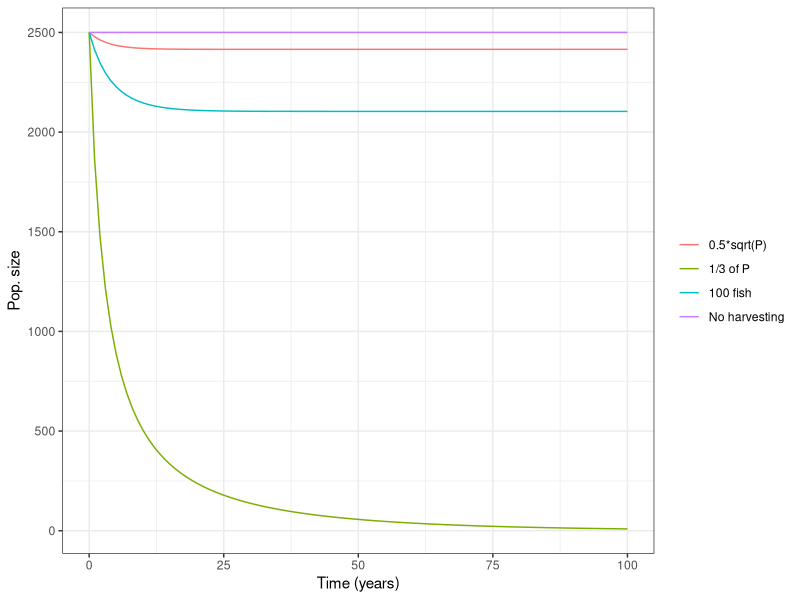
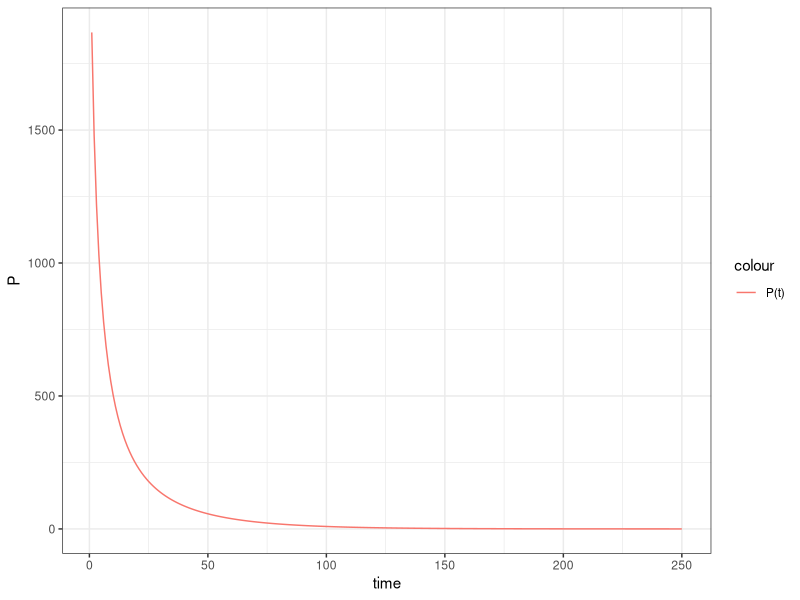
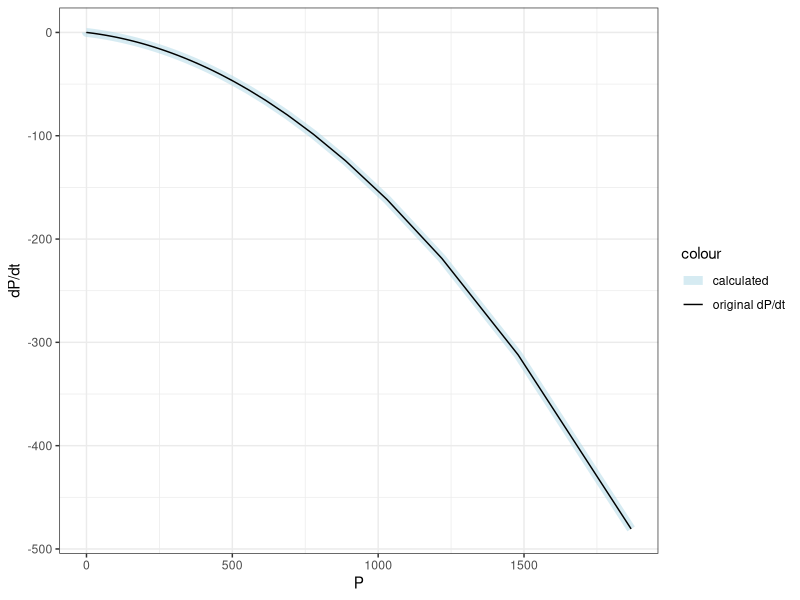

These charts were generated, in order, by the following R code:
## ---- chunk 1
knitr::opts_chunk$set(echo = TRUE)
library(tidyverse)
## ---- chunk 2

library(deSolve) # best package for solving ODEs in R

#First we define our state variables
state_fish <- c(Po = 2500, #original - no harvest
                Pc = 2500, #constant harvest (100 fish/year)
                P3 = 2500, #1/3 of the fish are harvested every year
                Ps = 2500) #fish are harvested prop. to the square root of P

#How many time steps (years) do we want the model to run for?
times_fish <- seq(0, 100, 1)

#Provide values for our parameters. This makes it easy to identify 
#how the population might change if we changed the carrying capacity 
#or had a different harvesting intensity in scenario C.
params_fish <- c(K=2500, #carrying capacity
                 a=0.5) #constant that scales the harvest intensity in scenario C
## ---- chunk 3
#Define the model structure and the differential equations
fish_model <- function(t, state, parameters) { 
  
  with(as.list(c(state, parameters)), { 
    dPo_dt <- 0.3*Po*(1-(Po/K)) #original - no harvest
    dPc_dt <- 0.3*Pc*(1-(Pc/K))-100 #constant harvest (100 fish/year)
    dP3_dt <- 0.3*P3*(1-(P3/K))-P3/3 #1/3 of the fish are harvested every year
    dPs_dt <- 0.3*Ps*(1-(Ps/K))-a*sqrt(Ps) #fish are harvested prop. to the square root of P
  
  #output
    return(list(c(dPo_dt, dPc_dt, dP3_dt, dPs_dt)))
  })
}

#Run the model
ode_output_fish <- ode(y = state_fish, t = times_fish, func = fish_model, parms = params_fish)

#Convert model output to a better format for visualization
fish_output <- ode_output_fish %>% 
  as.data.frame() %>% 
  pivot_longer(cols=2:5, names_to = "eqn", values_to = "P") %>% 
  mutate(names_full = case_when(
    eqn =="Po" ~ "No harvesting",
    eqn =="Pc" ~ "100 fish",
    eqn =="P3" ~ "1/3 of P",
    eqn =="Ps"~"0.5*sqrt(P)")
  )
## ---- chunk 4
ggplot()+
  geom_line(data=fish_output, aes(x=time, y=P, color=names_full))+
  theme_bw()+
  labs(x="Time (years)", y="Pop. size", color=NULL)
## ---- chunk 5
#How many fish are left after 100 years?
fish_output %>% slice_tail(n=4)
## ---- chunk 6
t=c(1:250)
y=2500/(10*exp(t/30)-9)

ggplot()+
  geom_line(aes(x=t, y=y, color="P(t)"))+
  theme_bw()+
  labs(x="time", y="P")
## ---- chunk 7
dy=D(expression(2500/(10*exp(t/30)-9)), "t")

ggplot()+
  geom_line(aes(x=y, y=eval(dy), color="calculated"), linewidth=3, alpha=0.5)+
  geom_line(aes(x=y, y= 0.3*y*(1-(y/2500))-y/3, color="original dP/dt"))+
  scale_color_manual(values=c("lightblue", "black"))+
  theme_bw()+
  labs(x="P", y="dP/dt")
